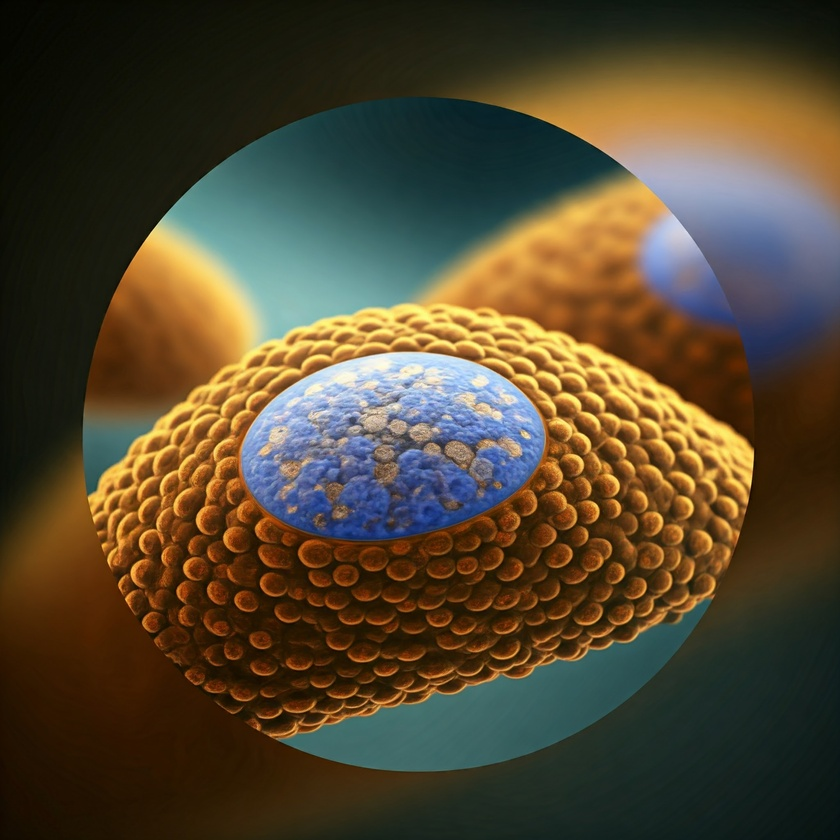
#> input picture data/photos/cell.jpg, 840 x 840 px, shrunk from 2048 x 2048 before the run, found by its file name
$ python rotate_image.py
#> lines starting #> are read from the running program, lines starting #| are printed output that depends on the picture
#> further down, img is the input picture: shape (840, 840, 3); mean B, G, R 49.2, 71.1, 82.6
import cv2 as cv
import numpy as np


def rotate_image(image, angle, rot_point=None):
    """
    Rotate an image around center if rot_point is None. else rotate around the given point.

    Args:
        image: image to rotate.
        angle: angle in degrees to rotate. for clockwise rotation use -ve sign.
        rot_point: rotatation point of the image, which is a tuple of pixel values.
    Return:
        rotated image around the given angle and rotation  point.
    """
#> called with angle = 90
    height, width = image.shape[:2]
#> height = 840; width = 840

    if rot_point is None:
        rot_point = (width//2, height//2)
#> rot_point = (420, 420)

    rot_mat = cv.getRotationMatrix2D(rot_point, angle, 1.0)
    dimensions = (width, height)
#> dimensions = (840, 840)

    return cv.warpAffine(image, rot_mat, dimensions)
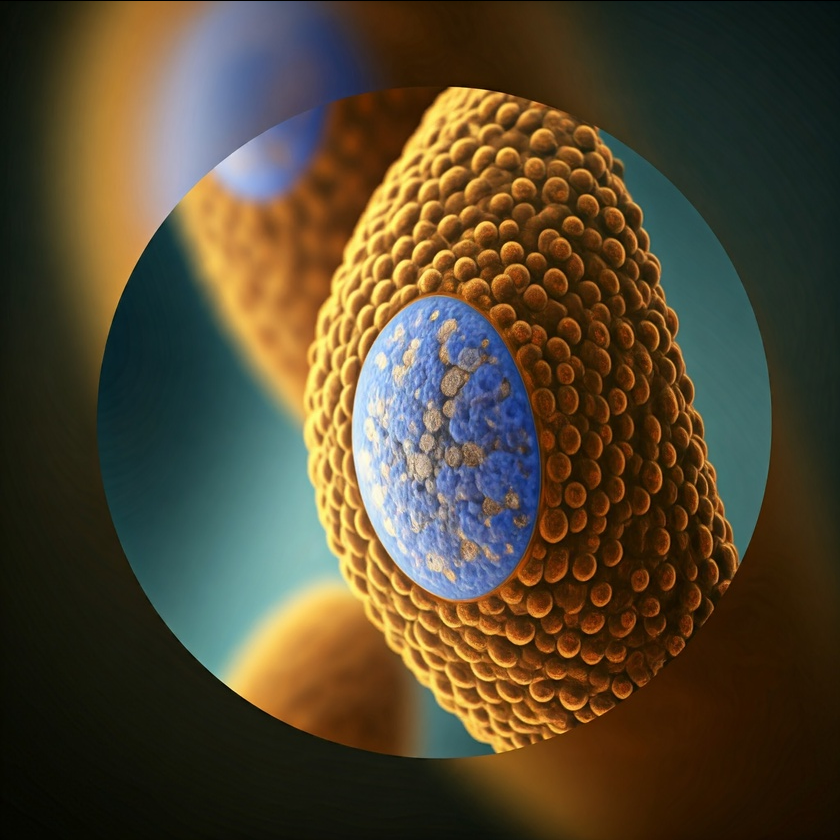
#> returned value: shape (840, 840, 3); mean of channels 0, 1, 2 49.2, 71.1, 82.6; drawn as B, G, R

if __name__ == '__main__':
    img = cv.imread('computer_vision/data/photos/cell.jpg')
    cv.imshow('original cell', img)

    img1 = rotate_image(image=img, angle=90)
    cv.imshow('rotated cell image', img1)

    cv.waitKey(0)

$ run again, with data/photos/bonsai_tree.jpg copied over data/photos/cell.jpg
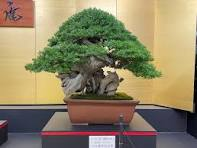
#> input picture data/photos/bonsai_tree.jpg, 197 x 148 px, found by its file name
#> img is the input picture: shape (148, 197, 3); mean B, G, R 101.3, 131.9, 143.4
#> in rotate_image, `return cv.warpAffine(image, rot_mat, dimensions)`:
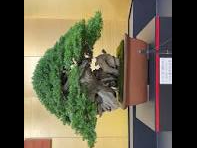
#> returned value: shape (148, 197, 3); mean of channels 0, 1, 2 73.8, 96.5, 103.2; drawn as B, G, R

$ run again, with data/photos/geometric_shapes.jpg copied over data/photos/cell.jpg
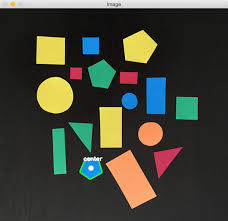
#> input picture data/photos/geometric_shapes.jpg, 228 x 221 px, found by its file name
#> img is the input picture: shape (221, 228, 3); mean B, G, R 54.8, 66.5, 65.3
#> in rotate_image, `return cv.warpAffine(image, rot_mat, dimensions)`:
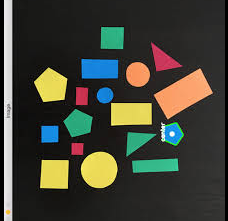
#> returned value: shape (221, 228, 3); mean of channels 0, 1, 2 53.6, 65.2, 64; drawn as B, G, R

$ run again, with data/photos/mitochondria.jpg copied over data/photos/cell.jpg
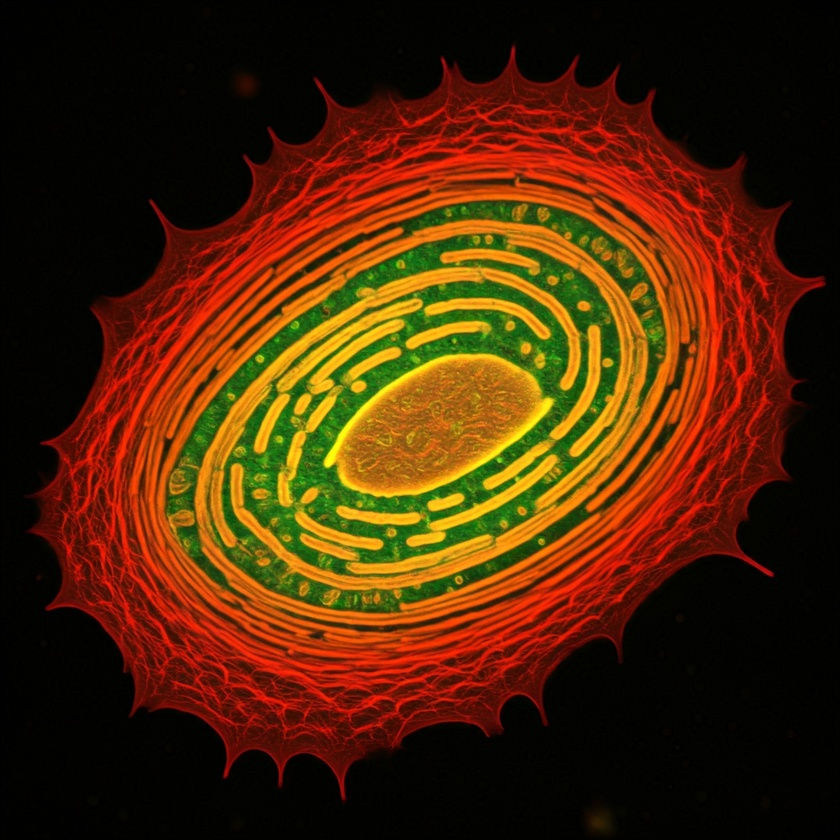
#> input picture data/photos/mitochondria.jpg, 840 x 840 px, shrunk from 2048 x 2048 before the run, found by its file name
#> img is the input picture: shape (840, 840, 3); mean B, G, R 6.2, 37.7, 77
#> in rotate_image, `return cv.warpAffine(image, rot_mat, dimensions)`:
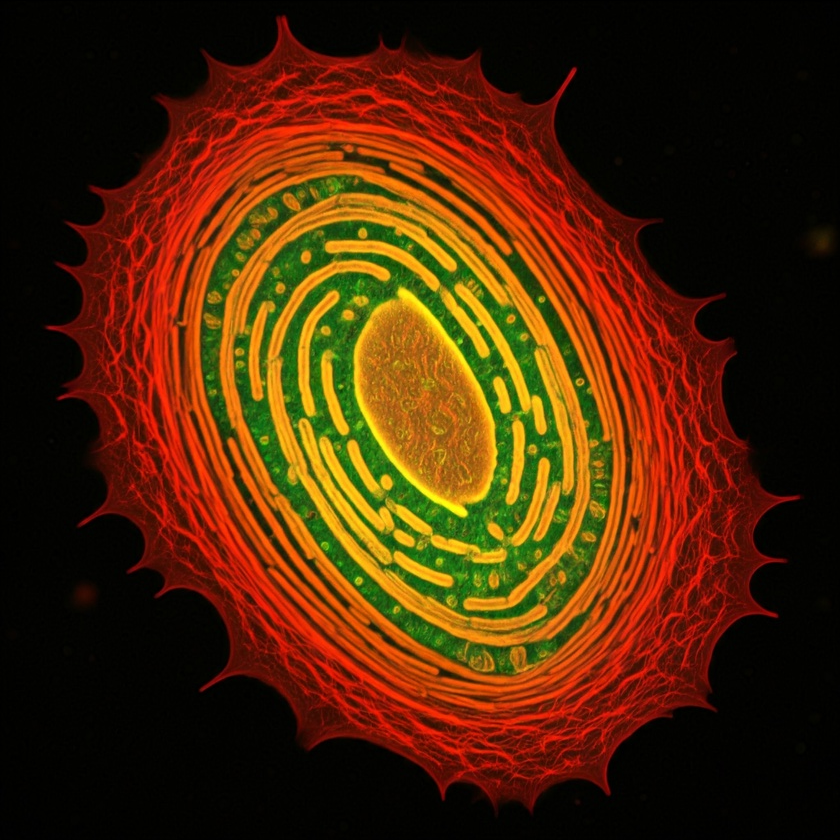
#> returned value: shape (840, 840, 3); mean of channels 0, 1, 2 6.2, 37.7, 77; drawn as B, G, R
